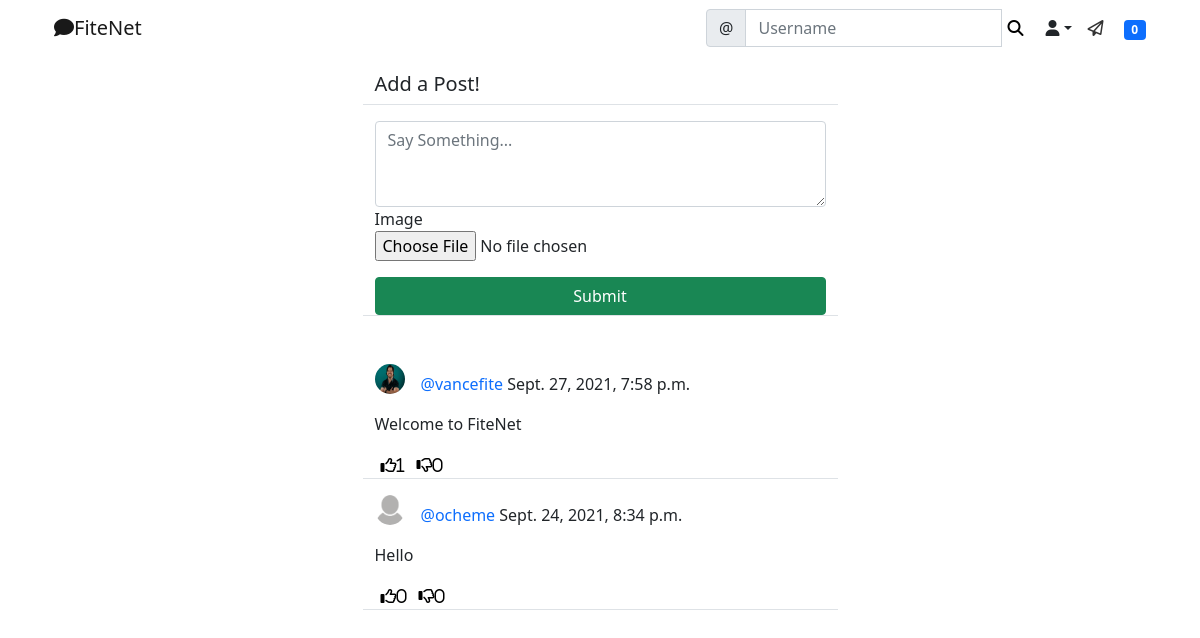
/social/ (signed in), run on the app's committed database.
### social/models.py (models this page shows)
class Post(models.Model):
    body = models.TextField()
    image = models.ImageField(upload_to='uploads/post_photos', blank=True, null=True)
    created_on = models.DateTimeField(default=timezone.now)
    author = models.ForeignKey(User, on_delete=models.CASCADE)
    likes = models.ManyToManyField(User, blank=True, related_name='likes')
    dislikes = models.ManyToManyField(User, blank=True, related_name='dislikes')

class UserProfile(models.Model):
    user = models.OneToOneField(User, primary_key=True, verbose_name='user', related_name='profile', on_delete=models.CASCADE)
    name = models.CharField(max_length=30, blank=True, null=True)
    bio = models.TextField(max_length=500, blank=True, null=True)
    birth_date=models.DateField(null=True, blank=True)
    location = models.CharField(max_length=100, blank=True, null=True)
    picture = models.ImageField(upload_to='uploads/profile_pictures/', default='uploads/profile_pictures/default.png')
    followers =  models.ManyToManyField(User, blank=True, related_name='followers')

### social/views.py (the view, shortened to what this page needs)
# urls.py: path('', PostListView.as_view(), name='post-list'),
class PostListView(LoginRequiredMixin, View):
    def get(self, request, *args, **kwargs):
        logged_in_user = request.user
        posts = Post.objects.filter(author__profile__followers__in=[logged_in_user.id]).order_by('-created_on')
        form = PostForm()
        context = {
            'post_list': posts,
            'form': form,
        }
        return render(request, 'social/post_list.html', context)

### social/forms.py
class PostForm(forms.ModelForm):
    body = forms.CharField(
        label='',
        widget=forms.Textarea(attrs={
            'rows': '3',
            'placeholder': 'Say Something...'
        }))
    image = forms.ImageField(required=False)
    class Meta:
        model = Post
        fields = ['body', 'image']

### landing/templatetags/custom_tags.py (called while the page is built)
@register.inclusion_tag('social/show_notifications.html', takes_context=True)
def show_notifications(context):
    request_user = context['request'].user
    notifications = Notification.objects.filter(to_user=request_user).exclude(user_has_seen=True).order_by('-date')
    return {'notifications': notifications}

### social/templates/social/post_list.html (shortened to what this page needs)
{% extends 'landing/base.html' %}
{% load crispy_forms_tags %}
{% block content %}
<div class="container">
    <div class="row justify-content-center mt-3">
        <div class="col-md-5 col-sm-12 border-bottom">
            <h5>Add a Post!</h5>
        </div>
    </div>
    <div class="row justify-content-center mt-3 mb-5">
        <div class="col-md-5 col-sm-12 border-bottom">
            <form method="POST" enctype="multipart/form-data">
                {{ form | crispy }}
                <div class="d-grid gap-2">
                    <button class="btn btn-success mt-3">Submit</button>
                </div>
            </form>
        </div>
    </div>
    {% for post in post_list %}
    <div class="row justify-content-center mt-3">
        <div class="col-md-5 col-sm-12 border-bottom position-relative">
            <div>
                <a href="{% url 'profile' post.author.profile.pk %}">
                    <img class="post-img" height="30" width="30" src="{{ post.author.profile.picture.url }}" />
                </a>
                <p class = "post-text">
                    <a class="text-primary post-link" href="{% url 'profile' post.author.profile.pk %}">@{{ post.author }} </a>{{ post.created_on }}
                </p>
            </div>
            <div class="position-relative">
                <p>{{ post.body }}</p>
            </div>
            <div class="d-flex flex-row">
                <form method="POST" action="{% url 'like' post.pk %}">
                    <button class="remove-default-btn" type="submit">
                        <i class="far fa-thumbs-up"><span>{{ post.likes.all.count }}</span></i>
                    </button>
                </form>
                <form method="POST" action="{% url 'dislike' post.pk %}">
                    <button class="remove-default-btn" type="submit">
                        <i class="far fa-thumbs-down"><span>{{ post.dislikes.all.count }}</span></i>
                    </button>
                </form>
            </div>
        </div>
    </div>
    {% endfor %}
</div>
{% endblock content %}

### static/style.css (style rules this page uses)
.remove-default-btn { border: none; background-color: transparent; box-shadow: none; }
.post-link { text-decoration: none; }
.post-text { padding-top: 0.5rem; }
.post-img { float: left; margin-right: 1rem; border-radius: 50% }

### data on the page
Post: author.profile.picture (picture), author "vancefite", created_on "Sept. 27, 2021, 7:58 p.m.", body "Welcome to FiteNet", likes.all.count "1", dislikes.all.count "0"
Post: author.profile.picture (placeholder picture), author "ocheme", created_on "Sept. 24, 2021, 8:34 p.m.", body "Hello", likes.all.count "0", dislikes.all.count "0"

### other printed values
{{ notifications.count }} "0"
